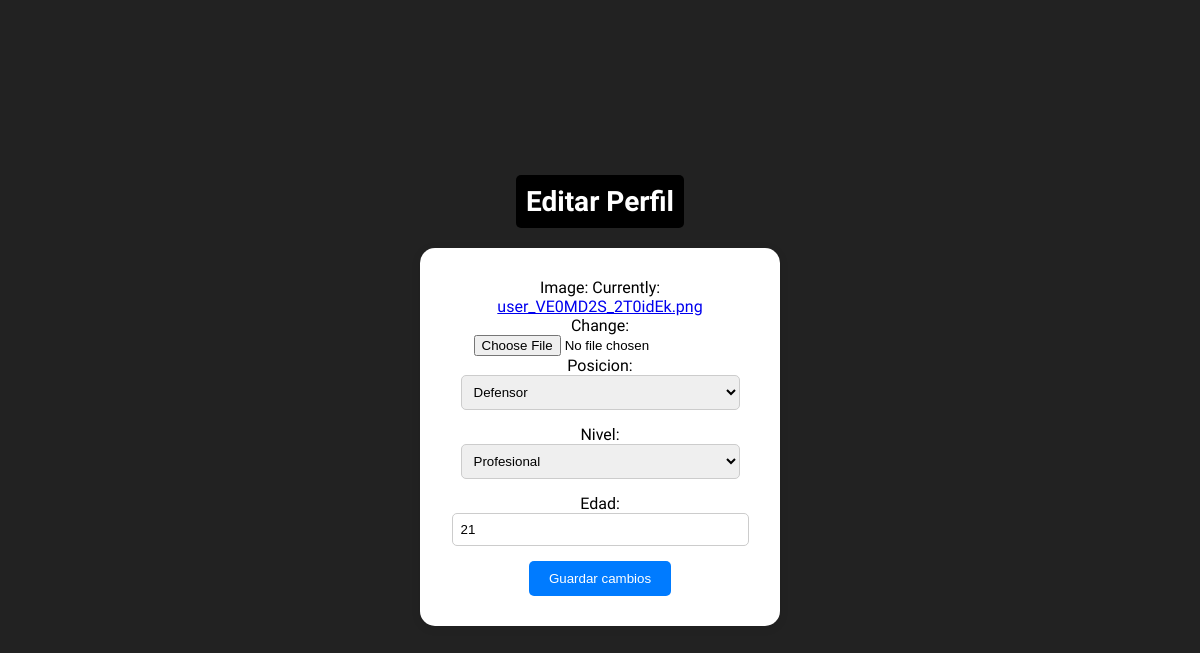
Before: /profile-edit/mateo/ (signed in) with the older database file.
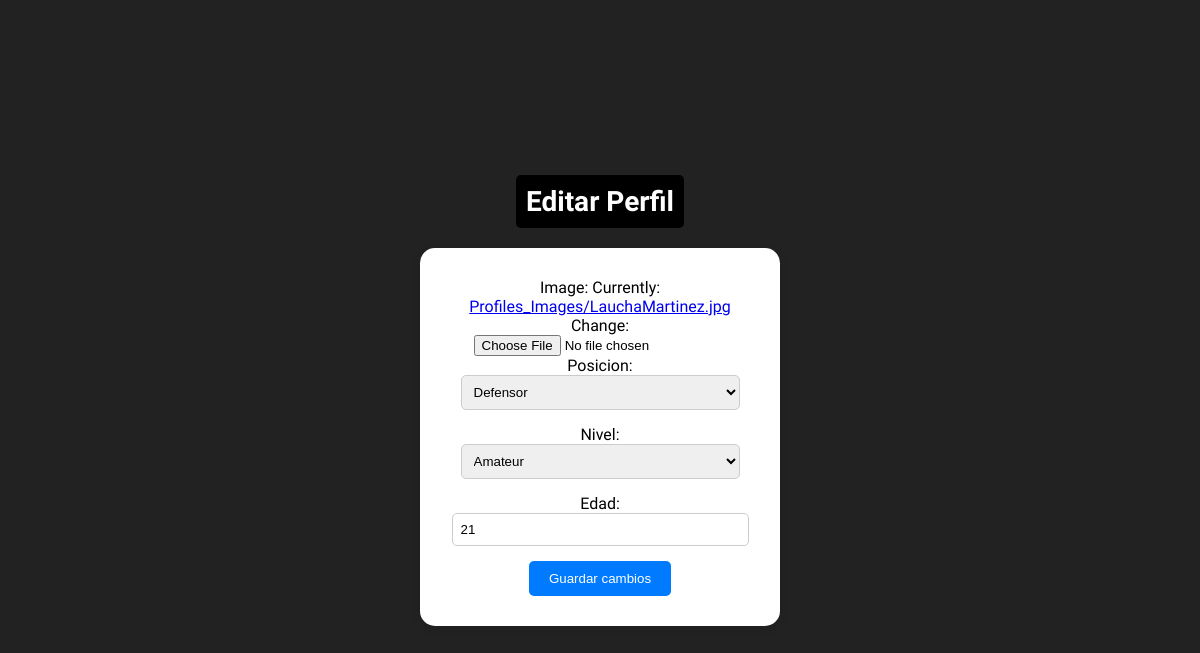
After: the same page with the newer database file.
### sitio/models.py (models this page shows)
class Profile(models.Model):
    user = models.ForeignKey(User, on_delete=models.CASCADE,null = True, blank = True)
    image = models.ImageField(upload_to="Profiles_Images", default='user.png')
    posicion = models.ForeignKey(Posicion, on_delete=models.CASCADE, null=True, blank=True)
    nivel = models.ForeignKey(Nivel, on_delete=models.CASCADE, null=True, blank=True)
    edad = models.IntegerField(null=True, blank=True)

### sitio/views.py (the view)
# urls.py: path('profile-edit/<str:username>/', views.profile_edit)
@login_required
def profile_edit(request, username=None):
    user = User.objects.get(username=username)
    profile = Profile.objects.get(user=user)
    if request.user != user:
        return redirect('profile', username=username)
    if request.method == "POST":
        form = ProfileEditForm(request.POST,  request.FILES, instance=profile)
        if form.is_valid():
            form.save()
            return redirect('profile', username=username)
    else:
        form = ProfileEditForm(instance=profile)
    return render(request, 'profile_edit.html', {'form': form})

### sitio/forms.py
class ProfileEditForm(forms.ModelForm):
    class Meta:
        model = Profile
        fields = ['image', 'posicion', 'nivel', 'edad']

### sitio/models.py (called while the page is built)
    def __str__(self):
        return self.nombre

    def __str__(self):
        return self.nombre

### sitio/templates/profile_edit.html (shortened to what this page needs)
{% extends 'base.html' %}
{% load static %}
{% block content %}
<link rel="stylesheet" type="text/css" href="{% static 'css/style_profile_edit.css' %}">
<div class="register-container">
    <h2 class="form-title">Editar Perfil</h2>
    <form method="post" class="register-form" enctype="multipart/form-data">
        {{ form.as_p }}
        <button type="submit">Guardar cambios</button>
    </form>
</div>
{% endblock %}

Changed rows visible on the page:
changed Profile "Defensor": nivel "Profesional" → "Amateur"
Other visible differences:
text no longer shown: "Image: Currently: user_VE0MD2S_2T0idEk.png Change: Posicion: Nivel: Edad:"
text now shown: "Image: Currently: Profiles_Images/LauchaMartinez.jpg Change: Posicion: Nivel: Edad:"
